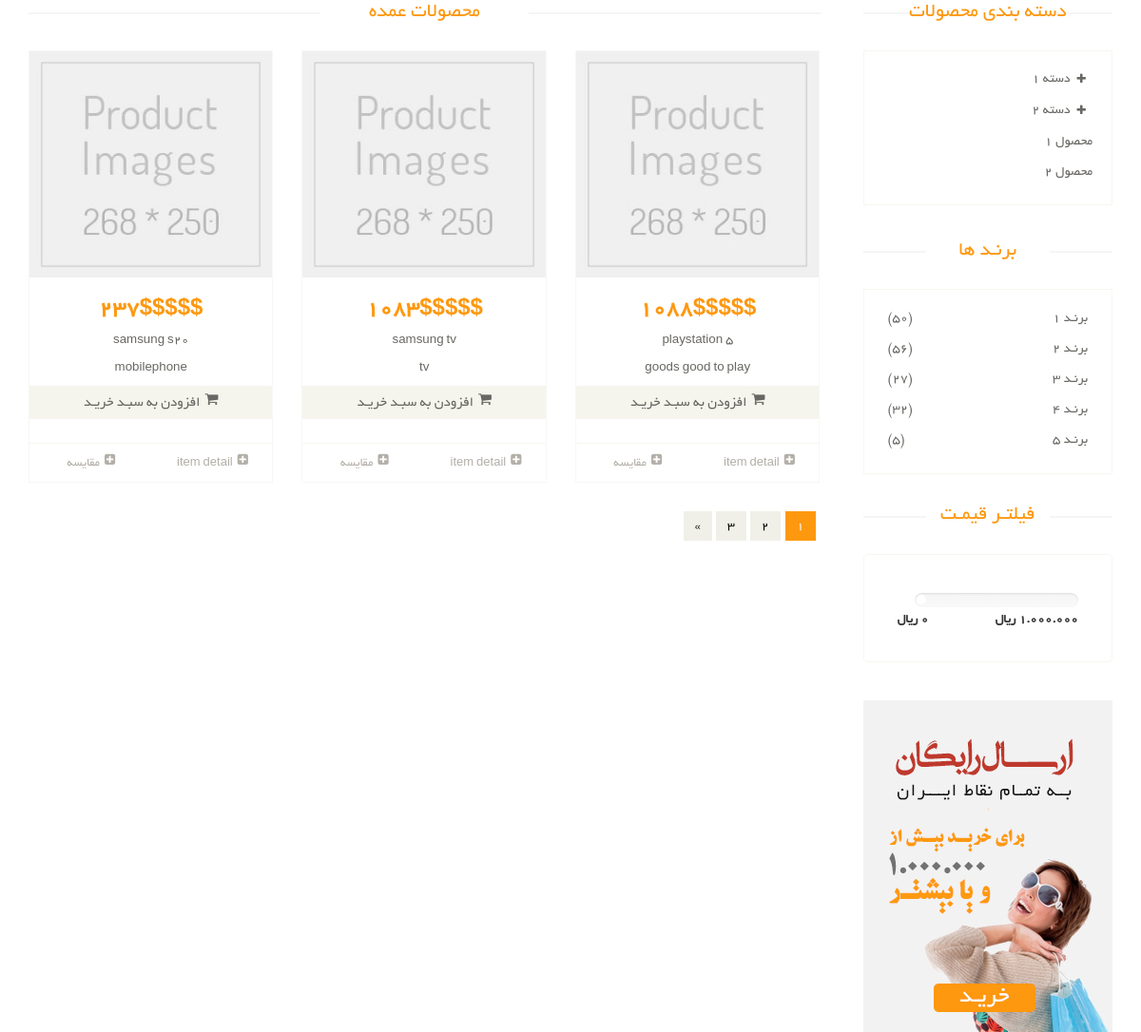
Screenshot of /all with the database file from the repository.
### products/models.py (models this page shows, shortened)
class products(models.Model):
    brand = models.ForeignKey(product_brand, on_delete=models.CASCADE,verbose_name="brand_name_product",null=True)
    title = models.CharField(max_length=30,verbose_name= 'title')
    price = models.IntegerField(verbose_name="price")
    description = models.TextField(verbose_name="main_description",db_index=True,)
    short_description = models.CharField(max_length=390,null=True,db_index=True,verbose_name ='short-description')
    is_active = models.BooleanField(default=False,verbose_name="is_active/not_active")
    slug = models.SlugField(max_length=300,editable=True,blank=True,default="",null=False,db_index=True,unique=True)
    category = models.ManyToManyField(product_category,related_name="product_category",verbose_name="categories")
    is_deleted = models.BooleanField(verbose_name="deleted/undeleted")

### products/views.py (the view)
# urls.py: path('all',views.products_show , name='all_prods'),
def products_show(request):
    prods = products.objects.all().order_by('price')
    number_of_products = prods.count()
    from django.db.models import Avg,Min
    prod_dict ={
        'all_products':prods,
        'total_number':number_of_products,
    }
    return render(request,'products/shop.html',prod_dict)

### products/templates/products/shop.html (shortened to what this page needs)
{%extends '_layout.html'%}
{%load static%}
{%block head_tag%}
    <link href="static/css/bootstrap.min.css" rel="stylesheet">
    <link href="static/css/font-awesome.min.css" rel="stylesheet">
    <link href="static/css/prettyPhoto.css" rel="stylesheet">
    <link href="static/css/price-range.css" rel="stylesheet">
    <link href="static/css/animate.css" rel="stylesheet">
	<link href="static/css/main.css" rel="stylesheet">
	<link href="static/css/responsive.css" rel="stylesheet">
	{%endblock head_tag%}
	{% block all_content %}
	<section>
		<div class="container">
			<div class="row">
				<div class="col-sm-9 padding-right">
					<div class="features_items">
						<h2 class="title text-center">محصولات عمده</h2>
						{%for items in all_products%}
							{%include "products/product_item_partial.html" with item=items %}
						{%endfor%}
						<ul class="pagination">
							<li class="active"><a href="">1</a></li>
							<li><a href="">2</a></li>
							<li><a href="">3</a></li>
							<li><a href="">&raquo;</a></li>
						</ul>
					</div>
				</div>
				<div class="col-sm-3">
					<div class="left-sidebar">
						<h2>دسته بندی محصولات</h2>
						<div class="panel-group category-products" id="accordian">
							<div class="panel panel-default">
								<div class="panel-heading">
									<h4 class="panel-title">
										<a data-toggle="collapse" data-parent="#accordian" href="#sportswear">
											<span class="badge pull-right"><i class="fa fa-plus"></i></span>
											دسته 1
										</a>
									</h4>
								</div>
							</div>
							<div class="panel panel-default">
								<div class="panel-heading">
									<h4 class="panel-title">
										<a data-toggle="collapse" data-parent="#accordian" href="#mens">
											<span class="badge pull-right"><i class="fa fa-plus"></i></span>
											دسته 2
										</a>
									</h4>
								</div>
							</div>
							<div class="panel panel-default">
								<div class="panel-heading">
									<h4 class="panel-title"><a href="#">محصول 1</a></h4>
								</div>
							</div>
							<div class="panel panel-default">
								<div class="panel-heading">
									<h4 class="panel-title"><a href="#">محصول 2</a></h4>
								</div>
							</div>
						</div>
						<div class="brands_products">
							<h2>برنـد ها</h2>
							<div class="brands-name">
								<ul class="nav nav-pills nav-stacked">
									<li><a href=""> <span class="pull-left">(50)</span>برنـد 1</a></li>
									<li><a href=""> <span class="pull-left">(56)</span>برنـد 2</a></li>
									<li><a href=""> <span class="pull-left">(27)</span>برنـد 3</a></li>
									<li><a href=""> <span class="pull-left">(32)</span>برنـد 4</a></li>
									<li><a href=""> <span class="pull-left">(5)</span>برنـد 5</a></li>
								</ul>
							</div>
						</div>
						<div class="price-range">
							<h2>فیلتـر قیمـت</h2>
							<div class="well">
								 <input type="text" class="span2" value="" data-slider-min="0" data-slider-max="1000000" data-slider-step="5" data-slider-value="[250,450]" id="sl2" ><br />
								 <b>1.000.000 ريال</b> <b class="pull-left">0 ريال</b>
							</div>
						</div>
						<div class="shipping text-center">
							<img src="images/home/shipping.jpg" alt="" />
						</div>
					</div>
				</div>
			</div>
		</div>
	</section>
	{% endblock all_content %}

### products/templates/products/product_item_partial.html (shortened to what this page needs)
						<div class="col-sm-4">
							<div class="product-image-wrapper">
								<div class="single-products">
									<div class="productinfo text-center">
										<img src="images/shop/product.jpg" alt="" />
										<h2> {{item.price}}$$$$$</h2>
										<p>{{item.title}}</p>
										<p> {{item.short_description}} </p>
										<a href="#" class="btn btn-default add-to-cart"><i class="fa fa-shopping-cart"></i>افزودن به سبـد خریـد</a>
									</div>
									<div class="product-overlay">
										<div class="overlay-content">
										</div>
									</div>
								</div>
								<div class="choose">
									<ul class="nav nav-pills nav-justified">
										<li><a href={%url "prod_detail" prod_slug=item.slug %}><i class="fa fa-plus-square"></i>item detail</a></li>
										<li><a href=""><i class="fa fa-plus-square"></i>مقایسه</a></li>
									</ul>
								</div>
							</div>
						</div>

### rows the page displays
products: price "237", title "samsung s20", short_description "mobilephone"
products: price "1083", title "samsung tv", short_description "tv"
products: price "1088", title "playstation 5", short_description "goods good to play"
